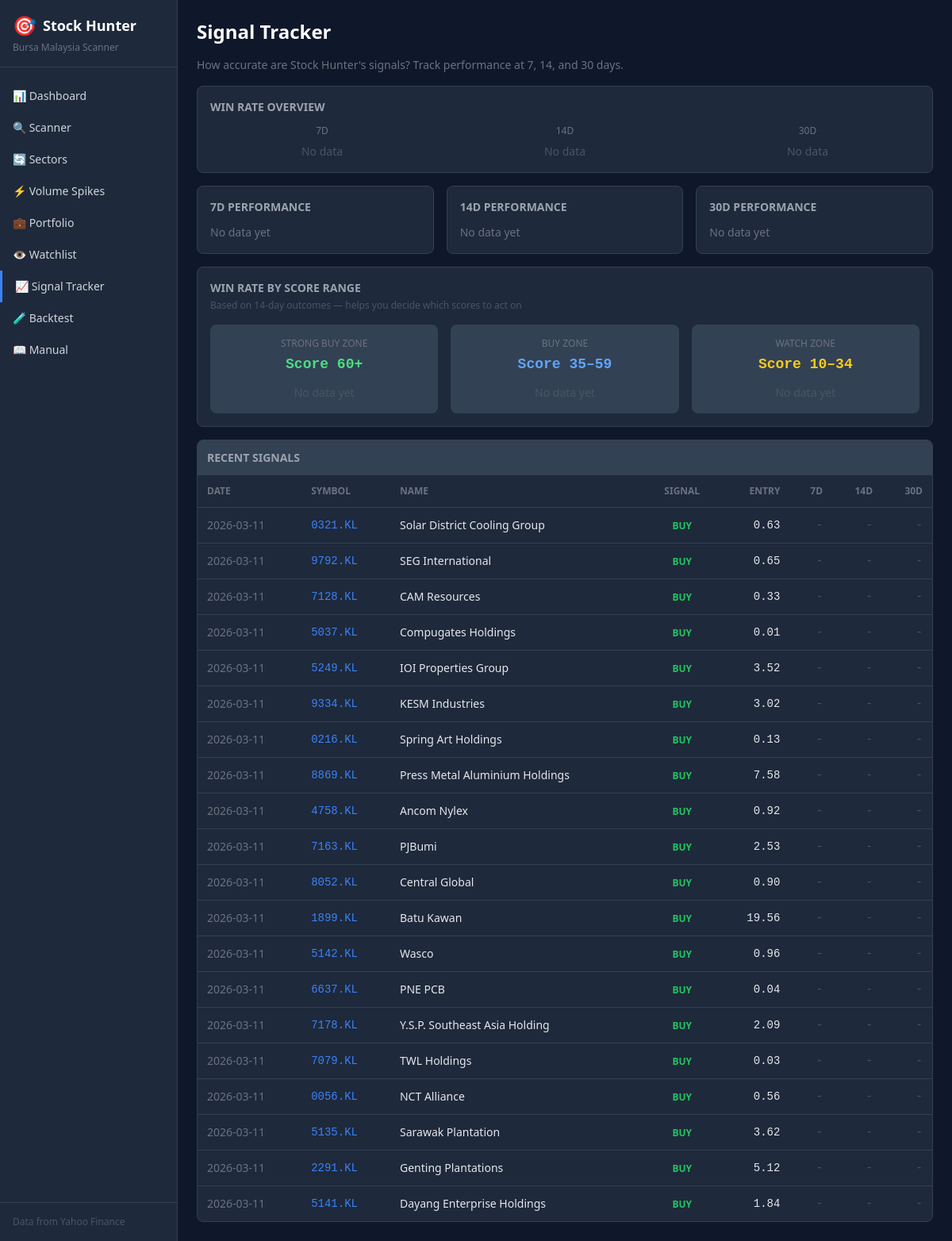
Page /tracker on the committed database.
### tables this page shows
CREATE TABLE signal_history (
            id INTEGER PRIMARY KEY AUTOINCREMENT,
            symbol TEXT NOT NULL,
            name TEXT DEFAULT '',
            signal TEXT NOT NULL,
            score REAL DEFAULT 0,
            entry_price REAL NOT NULL,
            date TEXT NOT NULL,
            outcome_7d_price REAL,
            outcome_7d_pnl REAL,
            outcome_7d_date TEXT,
            outcome_14d_price REAL,
            outcome_14d_pnl REAL,
            outcome_14d_date TEXT,
            outcome_30d_price REAL,
            outcome_30d_pnl REAL,
            outcome_30d_date TEXT,
            UNIQUE(symbol, date)
        );

### app.py (the view)
@app.route("/tracker")
def tracker():
    stats = get_tracker_stats()
    recent = get_recent_signals(20)
    score_ranges = get_win_rate_by_score()
    return _render("tracker.html", request, stats=stats, recent=recent, score_ranges=score_ranges)

### app.py (called while the page is built)
def _is_htmx(request):
    return request.headers.get("HX-Request") == "true"

def _render(template, request, **kwargs):
    kwargs["now"] = datetime.now()
    if _is_htmx(request):
        return render_template(template, **kwargs)
    return render_template("base.html", content_template=template, **kwargs)

### scanner/db.py (called while the page is built, shortened)
def _get_conn() -> sqlite3.Connection:
    os.makedirs(os.path.dirname(DB_PATH), exist_ok=True)
    conn = sqlite3.connect(DB_PATH)
    conn.row_factory = sqlite3.Row
    conn.execute("PRAGMA journal_mode=WAL")
    return conn

def get_tracker_stats() -> dict:
    conn = _get_conn()
    total = conn.execute("SELECT COUNT(*) FROM signal_history").fetchone()[0]
    stats = {"total_signals": total}
    for days in [7, 14, 30]:
        key = f"{days}d"
        col_pnl = f"outcome_{days}d_pnl"
        rows = conn.execute(
            f"SELECT symbol, {col_pnl} as pnl FROM signal_history WHERE {col_pnl} IS NOT NULL"
        ).fetchall()
        if not rows:
            stats[key] = {"count": 0, "win_rate": 0, "avg_return": 0, "best": None, "worst": None}
            continue
    conn.close()
    return stats

def get_recent_signals(n: int = 10) -> List[dict]:
    conn = _get_conn()
    rows = conn.execute(
        "SELECT * FROM signal_history ORDER BY date DESC, id DESC LIMIT ?", (n,)
    ).fetchall()
    conn.close()
    result = []
    for r in rows:
        d = dict(r)
        outcomes = {}
        for days in [7, 14, 30]:
            key = f"{days}d"
            if d.get(f"outcome_{key}_price") is not None:
                outcomes[key] = {
                    "price": d[f"outcome_{key}_price"],
                    "pnl_pct": d[f"outcome_{key}_pnl"],
                    "date": d[f"outcome_{key}_date"],
                }
        d["outcomes"] = outcomes
        result.append(d)
    return result

### templates/base.html (shortened to what this page needs)
<!DOCTYPE html>
<html lang="en" class="dark">
<head>
    <script src="https://cdn.tailwindcss.com"></script>
</head>
<body class="text-gray-200 min-h-screen flex">
    <nav class="w-56 bg-surface-50 border-r border-surface-100 flex flex-col fixed h-full">
        <div class="p-4 border-b border-surface-100">
            <h1 class="text-lg font-bold text-white flex items-center gap-2">
                <span class="text-2xl">🎯</span> Stock Hunter
            </h1>
            <p class="text-xs text-gray-500 mt-1">Bursa Malaysia Scanner</p>
        </div>
        <div class="flex-1 py-4">
            <a href="/" hx-get="/" hx-target="#main-content" hx-push-url="true"
               class="nav-link block px-4 py-2.5 text-sm text-gray-300 hover:text-white" id="nav-dashboard">
                📊 Dashboard
            </a>
            <a href="/scan" hx-get="/scan" hx-target="#main-content" hx-push-url="true"
               class="nav-link block px-4 py-2.5 text-sm text-gray-300 hover:text-white" id="nav-scanner">
                🔍 Scanner
            </a>
            <a href="/sectors" hx-get="/sectors" hx-target="#main-content" hx-push-url="true"
               class="nav-link block px-4 py-2.5 text-sm text-gray-300 hover:text-white" id="nav-sectors">
                🔄 Sectors
            </a>
            <a href="/spikes" hx-get="/spikes" hx-target="#main-content" hx-push-url="true"
               class="nav-link block px-4 py-2.5 text-sm text-gray-300 hover:text-white" id="nav-spikes">
                ⚡ Volume Spikes
            </a>
            <a href="/portfolio" hx-get="/portfolio" hx-target="#main-content" hx-push-url="true"
               class="nav-link block px-4 py-2.5 text-sm text-gray-300 hover:text-white" id="nav-portfolio">
                💼 Portfolio
            </a>
            <a href="/watchlist" hx-get="/watchlist" hx-target="#main-content" hx-push-url="true"
               class="nav-link block px-4 py-2.5 text-sm text-gray-300 hover:text-white" id="nav-watchlist">
                👁 Watchlist
            </a>
            <a href="/tracker" hx-get="/tracker" hx-target="#main-content" hx-push-url="true"
               class="nav-link block px-4 py-2.5 text-sm text-gray-300 hover:text-white" id="nav-tracker">
                📈 Signal Tracker
            </a>
            <a href="/backtest" hx-get="/backtest" hx-target="#main-content" hx-push-url="true"
               class="nav-link block px-4 py-2.5 text-sm text-gray-300 hover:text-white" id="nav-backtest">
                🧪 Backtest
            </a>
            <a href="/manual" hx-get="/manual" hx-target="#main-content" hx-push-url="true"
               class="nav-link block px-4 py-2.5 text-sm text-gray-300 hover:text-white" id="nav-manual">
                📖 Manual
            </a>
        </div>
        <div class="p-4 border-t border-surface-100 text-xs text-gray-600">
            Data from Yahoo Finance
        </div>
    </nav>
    <main class="ml-56 flex-1 min-h-screen">
        <div class="p-6">
            <div id="main-content" class="content-body">
                {% if content_template %}
                    {% include content_template %}
                {% endif %}
            </div>
        </div>
    </main>
</body>
</html>

### templates/tracker.html
<div class="space-y-4">
    <h2 class="text-2xl font-bold text-white">Signal Tracker</h2>
    <p class="text-sm text-gray-500">How accurate are Stock Hunter's signals? Track performance at 7, 14, and 30 days.</p>
    {% if stats.total_signals > 0 %}
    <div class="card p-4">
        <h3 class="text-sm font-semibold text-gray-400 uppercase mb-3">Win Rate Overview</h3>
        <div class="grid grid-cols-3 gap-6">
            {% for period in ['7d', '14d', '30d'] %}
            {% set s = stats[period] %}
            <div class="text-center">
                <p class="text-xs text-gray-500 uppercase mb-2">{{ period }}</p>
                {% if s.count > 0 %}
                {% set wr = s.win_rate %}
                <div class="relative inline-block">
                    <svg width="100" height="100" viewBox="0 0 36 36">
                        <path d="M18 2.0845 a 15.9155 15.9155 0 0 1 0 31.831 a 15.9155 15.9155 0 0 1 0 -31.831"
                              fill="none" stroke="#334155" stroke-width="3"/>
                        <path d="M18 2.0845 a 15.9155 15.9155 0 0 1 0 31.831 a 15.9155 15.9155 0 0 1 0 -31.831"
                              fill="none"
                              stroke="{% if wr >= 50 %}#22c55e{% else %}#ef4444{% endif %}"
                              stroke-width="3"
                              stroke-dasharray="{{ wr }}, 100"
                              stroke-linecap="round"/>
                        <text x="18" y="19.5" text-anchor="middle" font-size="8"
                              fill="{% if wr >= 50 %}#22c55e{% else %}#ef4444{% endif %}"
                              font-weight="bold">{{ "%.0f"|format(wr) }}%</text>
                    </svg>
                </div>
                <p class="text-xs text-gray-500 mt-1">{{ s.count }} signals</p>
                <p class="text-xs font-mono mt-0.5 {% if s.avg_return >= 0 %}text-green-400{% else %}text-red-400{% endif %}">
                    avg {{ "%+.1f"|format(s.avg_return) }}%
                </p>
                {% else %}
                <p class="text-gray-600 text-sm">No data</p>
                {% endif %}
            </div>
            {% endfor %}
        </div>
    </div>
    <div class="grid grid-cols-1 md:grid-cols-3 gap-4">
        {% for period in ['7d', '14d', '30d'] %}
        {% set s = stats[period] %}
        <div class="card p-4">
            <h3 class="text-sm font-semibold text-gray-400 uppercase mb-3">{{ period }} Performance</h3>
            {% if s.count > 0 %}
            <div class="space-y-2">
                <div class="flex justify-between">
                    <span class="text-gray-500 text-sm">Signals</span>
                    <span class="font-mono text-white">{{ s.count }}</span>
                </div>
                <div class="flex justify-between">
                    <span class="text-gray-500 text-sm">Win Rate</span>
                    <span class="font-mono font-bold {% if s.win_rate >= 50 %}text-green-400{% else %}text-red-400{% endif %}">
                        {{ s.win_rate }}%
                    </span>
                </div>
                <div class="flex justify-between">
                    <span class="text-gray-500 text-sm">Avg Return</span>
                    <span class="font-mono {% if s.avg_return >= 0 %}text-green-400{% else %}text-red-400{% endif %}">
                        {{ "%+.2f"|format(s.avg_return) }}%
                    </span>
                </div>
                {% if s.best %}
                <div class="flex justify-between">
                    <span class="text-gray-500 text-sm">Best</span>
                    <span class="font-mono text-green-400">{{ s.best.symbol }} ({{ "%+.2f"|format(s.best.pnl) }}%)</span>
                </div>
                {% endif %}
                {% if s.worst %}
                <div class="flex justify-between">
                    <span class="text-gray-500 text-sm">Worst</span>
                    <span class="font-mono text-red-400">{{ s.worst.symbol }} ({{ "%+.2f"|format(s.worst.pnl) }}%)</span>
                </div>
                {% endif %}
            </div>
            {% else %}
            <p class="text-gray-500 text-sm">No data yet</p>
            {% endif %}
        </div>
        {% endfor %}
    </div>
    {% if score_ranges %}
    <div class="card p-4">
        <h3 class="text-sm font-semibold text-gray-400 uppercase mb-1">Win Rate by Score Range</h3>
        <p class="text-xs text-gray-600 mb-4">Based on 14-day outcomes — helps you decide which scores to act on</p>
        <div class="grid grid-cols-1 md:grid-cols-3 gap-4">
            {% for sr in score_ranges %}
            <div class="bg-surface-100 rounded-lg p-4 text-center">
                <p class="text-xs text-gray-500 uppercase mb-1">{{ sr.label }}</p>
                <p class="text-lg font-bold font-mono
                    {% if sr.range == '60+' %}text-green-400
                    {% elif sr.range == '35–59' %}text-blue-400
                    {% else %}text-yellow-400{% endif %}">
                    Score {{ sr.range }}
                </p>
                {% if sr.count > 0 %}
                <div class="mt-3 space-y-1">
                    <div class="w-full bg-surface-200 rounded-full h-3 overflow-hidden">
                        <div class="h-3 rounded-full transition-all
                            {% if sr.win_rate >= 60 %}bg-green-500
                            {% elif sr.win_rate >= 40 %}bg-yellow-500
                            {% else %}bg-red-500{% endif %}"
                            style="width: {{ sr.win_rate }}%"></div>
                    </div>
                    <p class="text-2xl font-extrabold font-mono mt-2
                        {% if sr.win_rate >= 50 %}text-green-400{% else %}text-red-400{% endif %}">
                        {{ "%.0f"|format(sr.win_rate) }}%
                    </p>
                    <p class="text-xs text-gray-500">{{ sr.wins }}/{{ sr.count }} wins</p>
                    <p class="text-xs font-mono {% if sr.avg_return >= 0 %}text-green-400{% else %}text-red-400{% endif %}">
                        avg {{ "%+.1f"|format(sr.avg_return) }}%
                    </p>
                </div>
                {% else %}
                <p class="text-gray-600 text-sm mt-3">No data yet</p>
                {% endif %}
            </div>
            {% endfor %}
        </div>
    </div>
    {% endif %}
    {% if recent %}
    <div class="card overflow-hidden">
        <div class="p-3 bg-surface-100">
            <h3 class="text-sm font-semibold text-gray-400 uppercase">Recent Signals</h3>
        </div>
        <table class="w-full text-sm">
            <thead>
                <tr class="text-gray-500 text-xs uppercase">
                    <th class="text-left p-3">Date</th>
                    <th class="text-left p-3">Symbol</th>
                    <th class="text-left p-3">Name</th>
                    <th class="text-center p-3">Signal</th>
                    <th class="text-right p-3">Entry</th>
                    <th class="text-right p-3">7d</th>
                    <th class="text-right p-3">14d</th>
                    <th class="text-right p-3">30d</th>
                </tr>
            </thead>
            <tbody>
                {% for sig in recent %}
                <tr class="border-t border-surface-100 hover:bg-surface-100">
                    <td class="p-3 text-gray-500">{{ sig.date }}</td>
                    <td class="p-3 text-accent font-mono cursor-pointer"
                        hx-get="/stock/{{ sig.symbol }}" hx-target="#main-content" hx-push-url="true">
                        {{ sig.symbol }}
                    </td>
                    <td class="p-3">{{ sig.name }}</td>
                    <td class="p-3 text-center">
                        <span class="px-2 py-0.5 rounded text-xs font-bold signal-buy">{{ sig.signal }}</span>
                    </td>
                    <td class="p-3 text-right font-mono">{{ "%.2f"|format(sig.entry_price) }}</td>
                    {% for period in ['7d', '14d', '30d'] %}
                    <td class="p-3 text-right font-mono">
                        {% if period in sig.outcomes %}
                        <span class="{% if sig.outcomes[period].pnl_pct >= 0 %}text-green-400{% else %}text-red-400{% endif %}">
                            {{ "%+.1f"|format(sig.outcomes[period].pnl_pct) }}%
                        </span>
                        {% else %}
                        <span class="text-gray-600">-</span>
                        {% endif %}
                    </td>
                    {% endfor %}
                </tr>
                {% endfor %}
            </tbody>
        </table>
    </div>
    {% endif %}
    {% else %}
    <div class="card p-12 text-center">
        <p class="text-4xl mb-4">📈</p>
        <p class="text-gray-400 mb-2">No signals tracked yet.</p>
        <p class="text-gray-500 text-sm">Run daily scans to start tracking signal accuracy.</p>
    </div>
    {% endif %}
</div>

### templates/base.html (style rules this page uses)
body { background: #0f172a; }
.nav-link { transition: all 0.15s; }
.nav-link:hover, .nav-link.active { background: #1e293b; border-left: 3px solid #3b82f6; }
.signal-buy { color: #22c55e; }
.card { background: #1e293b; border: 1px solid #334155; border-radius: 0.5rem; }

### rows in the picture
signal_history: date "2026-03-11", symbol "0321.KL", name "Solar District Cooling Group", signal "BUY", entry_price "0.63"
signal_history: date "2026-03-11", symbol "9792.KL", name "SEG International", signal "BUY", entry_price "0.65"
signal_history: date "2026-03-11", symbol "7128.KL", name "CAM Resources", signal "BUY", entry_price "0.33"
signal_history: date "2026-03-11", symbol "5037.KL", name "Compugates Holdings", signal "BUY", entry_price "0.01"
signal_history: date "2026-03-11", symbol "5249.KL", name "IOI Properties Group", signal "BUY", entry_price "3.52"
signal_history: date "2026-03-11", symbol "9334.KL", name "KESM Industries", signal "BUY", entry_price "3.02"
signal_history: date "2026-03-11", symbol "0216.KL", name "Spring Art Holdings", signal "BUY", entry_price "0.13"
signal_history: date "2026-03-11", symbol "8869.KL", name "Press Metal Aluminium Holdings", signal "BUY", entry_price "7.58"
signal_history: date "2026-03-11", symbol "4758.KL", name "Ancom Nylex", signal "BUY", entry_price "0.92"
signal_history: date "2026-03-11", symbol "7163.KL", name "PJBumi", signal "BUY", entry_price "2.53"
signal_history: date "2026-03-11", symbol "8052.KL", name "Central Global", signal "BUY", entry_price "0.90"
signal_history: date "2026-03-11", symbol "1899.KL", name "Batu Kawan", signal "BUY", entry_price "19.56"
signal_history: date "2026-03-11", symbol "5142.KL", name "Wasco", signal "BUY", entry_price "0.96"
signal_history: date "2026-03-11", symbol "6637.KL", name "PNE PCB", signal "BUY", entry_price "0.04"
signal_history: date "2026-03-11", symbol "7178.KL", name "Y.S.P. Southeast Asia Holding", signal "BUY", entry_price "2.09"
signal_history: date "2026-03-11", symbol "7079.KL", name "TWL Holdings", signal "BUY", entry_price "0.03"
signal_history: date "2026-03-11", symbol "0056.KL", name "NCT Alliance", signal "BUY", entry_price "0.56"
signal_history: date "2026-03-11", symbol "5135.KL", name "Sarawak Plantation", signal "BUY", entry_price "3.62"
signal_history: date "2026-03-11", symbol "2291.KL", name "Genting Plantations", signal "BUY", entry_price "5.12"
signal_history: date "2026-03-11", symbol "5141.KL", name "Dayang Enterprise Holdings", signal "BUY", entry_price "1.84"

### other values in the picture
{{ period }} "7D" "14D" "30D"
{{ sr.label }} "STRONG BUY ZONE" "BUY ZONE" "WATCH ZONE"
{{ sr.range }} "60+" "35–59" "10–34"
